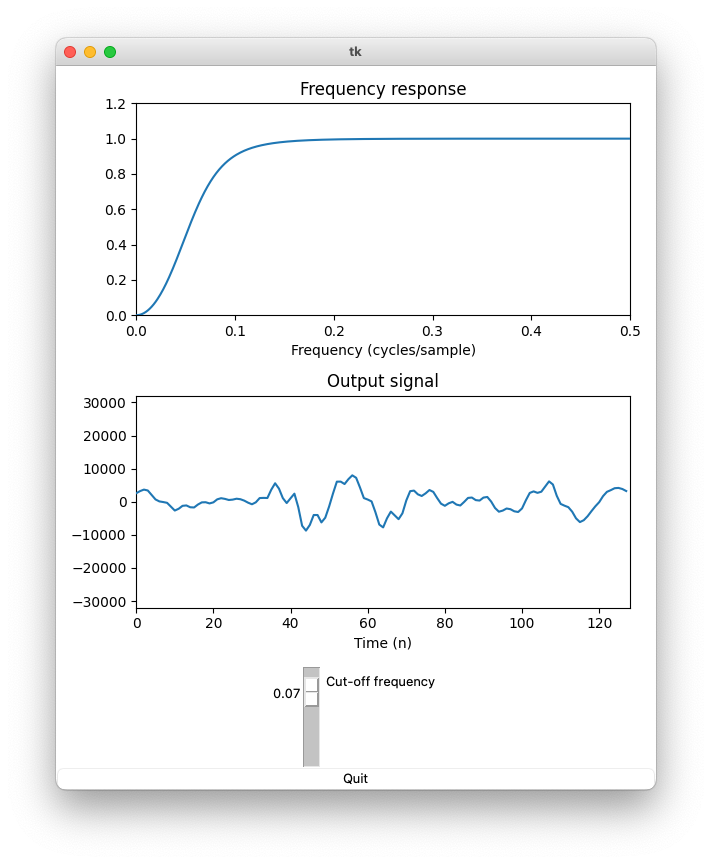

Here is the Python script that generated this plot:
# plot_play_file_filter_numpy.py

import pyaudio
import wave
import numpy as np
import tkinter as Tk    
from scipy.signal import butter, lfilter, freqz
import matplotlib.figure
from matplotlib import animation
from matplotlib.backends.backend_tkagg import FigureCanvasTkAgg
import sys

matplotlib.use('TkAgg')
# matplotlib.use('MacOSX')

print("Python version")
print(sys.version)

print('The matplotlib backend is %s' % matplotlib.get_backend())   # graphics backend

# Block length
BLOCKLEN = 256
# BLOCKLEN = 128
# BLOCKLEN = 64

# Specify wave file
wavfile = 'author.wav'
print('Name of wave file: %s' % wavfile)

# Open wave file
wf = wave.open( wavfile, 'rb')

# Read wave file properties
RATE        = wf.getframerate()     # Frame rate (frames/second)
WIDTH       = wf.getsampwidth()     # Number of bytes per sample
LEN         = wf.getnframes()       # Signal length
CHANNELS    = wf.getnchannels()     # Number of channels

print('The file has %d channel(s).'         % CHANNELS)
print('The file has %d frames/second.'      % RATE)
print('The file has %d frames.'             % LEN)
print('The file has %d bytes per sample.'   % WIDTH)

BLOCK_DURATION = 1000.0 * BLOCKLEN/RATE # duration in milliseconds
print('Block length: %d' % BLOCKLEN)
print('Duration of block in milliseconds: %.1f' % BLOCK_DURATION)

# Update filter when slider is moved
def update_filter(event):
    global a, b
    global fc
    fc = cutoff_freq.get()
    # [b, a] = butter(ORDER, 2 * fc)
    [b, a] = butter(ORDER, 2 * fc, btype = 'high')
    [om, H] = freqz(b, a)
    
    line_freqresp.set_ydata(np.abs(H))
    # fig1.canvas.draw()


# DEFINE TKINTER ROOT

root = Tk.Tk()    # Define root before creating figure

# Cut-off frequency slider
cutoff_freq = Tk.DoubleVar()            # Define Tk variable
cutoff_freq.set(0.25)                   # Initilize
S_cutoff = Tk.Scale(root, label = 'Cut-off frequency',
        variable = cutoff_freq, from_ = 0.01, to = 0.49, resolution = 0.01,
        command = update_filter)

# Quit button
B_quit = Tk.Button(root, text = 'Quit', command = root.quit)


# Create Butterworth filter
ORDER = 2   # filter order
fc = cutoff_freq.get()
[b, a] = butter(ORDER, 2 * fc, btype = 'high')
[om, H] = freqz(b, a)
f = om/(2 * np.pi)
states = np.zeros(ORDER)

# DEFINE FIGURE

fig1 = matplotlib.figure.Figure()
ax_freqresp = fig1.add_subplot(2, 1, 1)
ax_signal = fig1.add_subplot(2, 1, 2)
fig1.set_size_inches((6, 6))  # (width, height)

n = np.arange(BLOCKLEN)
output_block = np.zeros(BLOCKLEN)
# [line_signal] = ax_signal.plot(n, output_block)
[line_signal] = ax_signal.plot([], [])

ax_signal.set_ylim(-32000, 32000)
ax_signal.set_xlim(0, BLOCKLEN)
ax_signal.set_xlabel('Time (n)')
ax_signal.set_title('Output signal')

# [line_freqresp] = ax_freqresp.plot(f, np.abs(H))
[line_freqresp] = ax_freqresp.plot([], [])
ax_freqresp.set_xlim(0, 0.5)
ax_freqresp.set_ylim(0, 1.2)
ax_freqresp.set_title('Frequency response')
ax_freqresp.set_xlabel('Frequency (cycles/sample)')

fig1.tight_layout()


# Turn figure into a Tkinter widget
my_canvas = FigureCanvasTkAgg(fig1, master = root)
# fig1.canvas.draw()   # (optional ?)
C1 = my_canvas.get_tk_widget()   # canvas widget

# PLACE WIDGETS

C1.pack()
B_quit.pack(fill = Tk.X, side = Tk.BOTTOM)
S_cutoff.pack(side = Tk.TOP)

# Open the audio output stream
p = pyaudio.PyAudio()

PA_FORMAT = p.get_format_from_width(WIDTH)
stream = p.open(
    format = PA_FORMAT,
    channels = CHANNELS,
    rate = RATE,
    input = False,
    output = True,
    frames_per_buffer = BLOCKLEN)   # optional, but can help to reduce latency

# Define animation functions

def my_init():
    print('hello')

    line_signal.set_xdata(n)
    line_signal.set_ydata(output_block)

    update_filter(None)         # draw frequency response
    line_freqresp.set_xdata(f)

    return (line_signal, line_freqresp)

def my_update(i):

    global states

    # Get block of samples from wave file
    input_bytes = wf.readframes(BLOCKLEN)

    # Rewind if at end of file
    if len(input_bytes) < WIDTH * BLOCKLEN:
        wf.rewind()
        input_bytes = wf.readframes(BLOCKLEN)

    # Convert binary data to number sequence (tuple)
    input_block = np.frombuffer(input_bytes, dtype = 'int16')

    # filtering
    [output_block, states] = lfilter(b, a, input_block, zi = states)

    # clip before converting to 16 bit integers
    signal_block = np.clip(output_block, -MAXVALUE, MAXVALUE)   
        
    # Convert output value to binary data
    # And write binary data to audio output stream
    stream.write(output_block.astype('int16').tobytes(), BLOCKLEN)

    line_signal.set_ydata(output_block)

    return (line_signal, line_freqresp)

output_block = np.zeros(BLOCKLEN)
MAXVALUE = 2**15-1

my_anima = animation.FuncAnimation(
    fig1,
    my_update,
    init_func = my_init,
    interval = 10,   # milliseconds (what happens if this is 200?)
    blit = True,
    cache_frame_data = False,
    repeat = False
)

Tk.mainloop()           # Start Tkinter (includes animation)

stream.stop_stream()
stream.close()
p.terminate()

wf.close()

print('* Finished')
